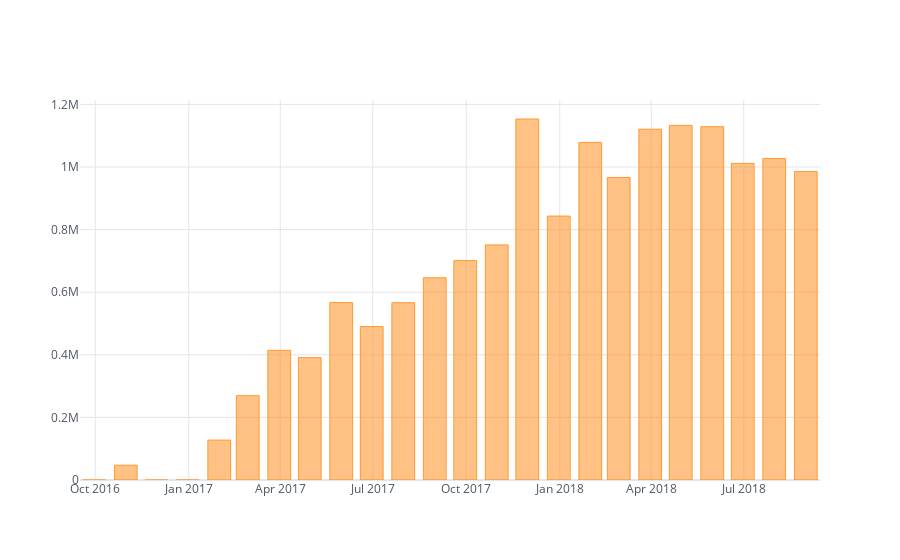

The notebook cell this image was saved under:
### Code cell
merged_order_month_sum.iplot(kind='bar', theme='white')

### Figure 1 — Plotly figure (JSON) as saved in the notebook; plotly's stock layout.template omitted (floating-point values rounded to 4 significant figures)
{"data": [{"marker": {"color": "rgba(255, 153, 51, 0.6)", "line": {"color": "rgba(255, 153, 51, 1.0)", "width": 1}}, "name": "payment_value", "orientation": "v", "text": "", "type": "bar", "x": ["2016-09-30", "2016-10-31", "2016-11-30", "2016-12-31", "2017-01-31", "2017-02-28", "2017-03-31", "2017-04-30", "2017-05-31", "2017-06-30", "2017-07-31", "2017-08-31", "2017-09-30", "2017-10-31", "2017-11-30", "2017-12-31", "2018-01-31", "2018-02-28", "2018-03-31", "2018-04-30", "2018-05-31", "2018-06-30", "2018-07-31", "2018-08-31"], "y": [0, 47270.0, 0, 19.62, 127400.0, 269500.0, 414400.0, 391000.0, 566900.0, 490200.0, 566400.0, 646000.0, 701000.0, 751100.0, 1153000.0, 843200.0, 1079000.0, 966600.0, 1121000.0, 1133000.0, 1129000.0, 1012000.0, 1027000.0, 985400.0]}], "layout": {"legend": {"bgcolor": "#FFFFFF", "font": {"color": "#4D5663"}}, "paper_bgcolor": "#FFFFFF", "plot_bgcolor": "#FFFFFF", "title": {"font": {"color": "#4D5663"}}, "xaxis": {"gridcolor": "#E1E5ED", "showgrid": true, "tickfont": {"color": "#4D5663"}, "title": {"font": {"color": "#4D5663"}, "text": ""}, "zerolinecolor": "#E1E5ED"}, "yaxis": {"gridcolor": "#E1E5ED", "showgrid": true, "tickfont": {"color": "#4D5663"}, "title": {"font": {"color": "#4D5663"}, "text": ""}, "zerolinecolor": "#E1E5ED"}}}
